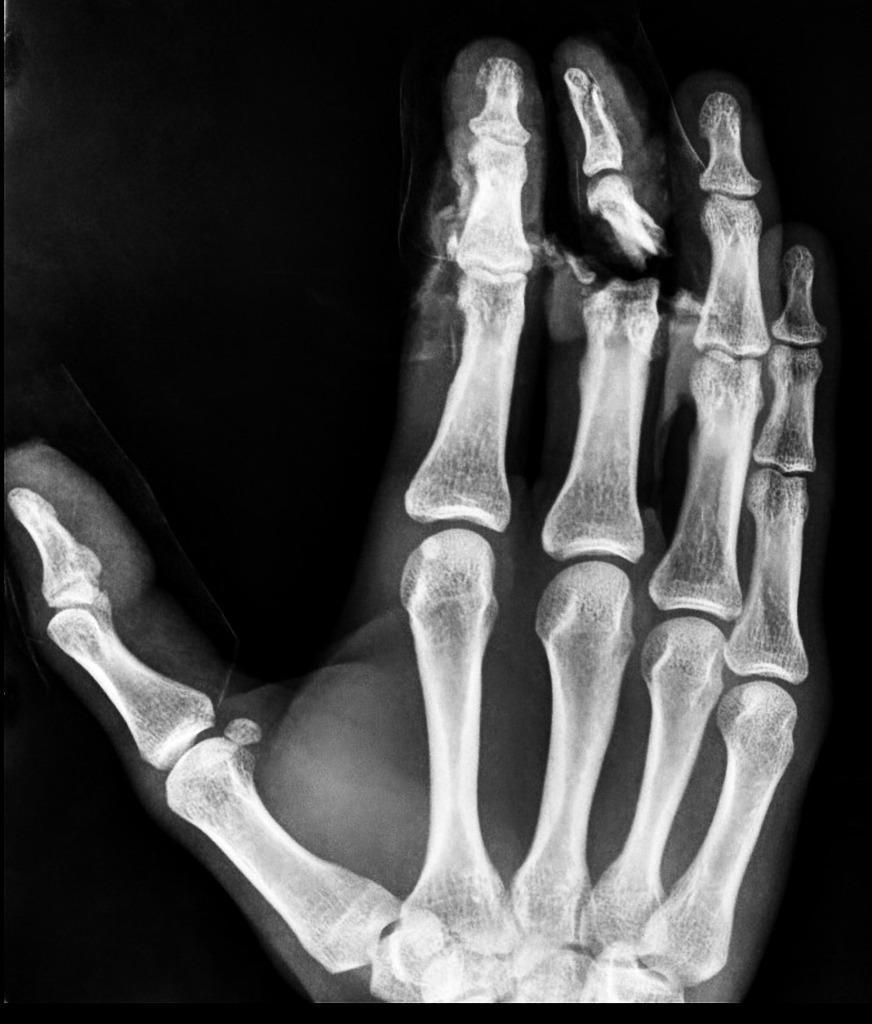
#> input picture manual/images/Fractured/F101.jpg, 872 x 1024 px, found by its file name
$ python main2.py
#> lines starting #> are read from the running program, lines starting #| are printed output that depends on the picture
### manual/pre_process.py
from ast import Import
from turtle import shape
from PIL import Image
import cv2
import numpy as np
import sys
from sklearn.linear_model import LinearRegression, LogisticRegression, Ridge
from sklearn.neighbors import KNeighborsRegressor
from sklearn.tree import DecisionTreeRegressor
from sklearn.ensemble import RandomForestClassifier
import pickle
from sklearn.metrics import classification_report


WIDTH = 310/2
HEIGHT = 568/2

size = (int(WIDTH), int(HEIGHT))

# [37 lines left out: functions resize_and_save, _reshape_img, _create_data, train_and_save, not called in this run]

def get_model(model_name):
    try:
        with open(model_name,"rb") as file:
            model= pickle.load(file)
            return model
    except FileNotFoundError:
        print("{} doesn't exist. Train and save a model first".format(model_name))
        sys.exit(0)

# [33 lines that do not run on import are left out]

    # print(classification_report(train_in_arr,train_out_arr))

### manual/main2.py

import cv2
import os
# from xml.dom import HierarchyRequestErr
import numpy as np
from pre_process import _reshape_img, get_model
import imp
from operator import imod
from unicodedata import category
import matplotlib.pyplot as plt
import pickle
import random
from sklearn.metrics import accuracy_score
from sklearn.model_selection import train_test_split
from scipy import rand
from sklearn.svm import SVC

img_name="F101"
model_name= "C:/Users/231327/OneDrive/Desktop/Bone-Fracture-Detection-master/ridge_model"
img_file= 'C:/Users/231327/OneDrive/Desktop/Bone-Fracture-Detection-master/manual/images/resized/{}'.format(img_name)
orig_img= 'C:/Users/231327/OneDrive/Desktop/Bone-Fracture-Detection-master/manual/images/Fractured/{}'.format(img_name)
try:
	img_t=cv2.imread(img_file+".JPG",cv2.IMREAD_COLOR)
#> img_t is the input picture: shape (1024, 872, 3); min 0, max 255, mean 70.6
	img=cv2.imread(orig_img+".JPG",cv2.IMREAD_COLOR)
	shape= img.shape
#> shape = (1024, 872, 3)
	img=cv2.resize(img,(600,600))
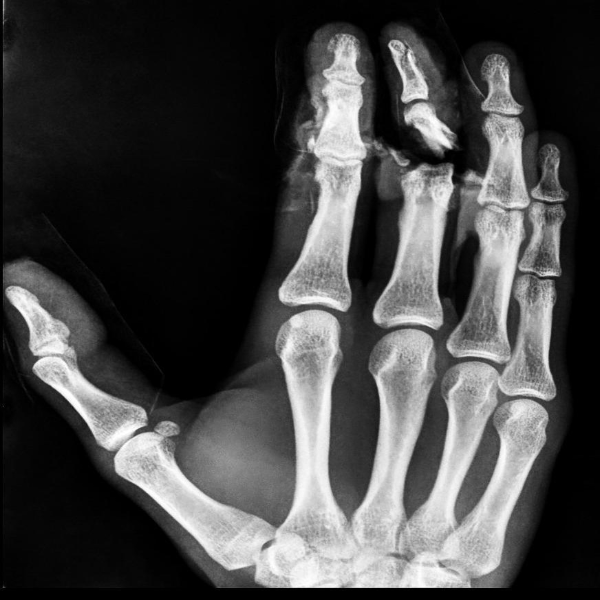
#> img: shape (600, 600, 3); min 0, max 255, mean 70.5
	cv2.imshow("Original Image",img)

except (AttributeError,FileNotFoundError):
	try:
		img_t=cv2.imread(img_file+".JPG",cv2.IMREAD_COLOR)
		img=cv2.imread(orig_img+".JPG",cv2.IMREAD_COLOR)
		shape=img.shape
	except (AttributeError,FileNotFoundError):
		img_t=cv2.imread(img_file+".png",cv2.IMREAD_COLOR)
		img=cv2.imread(orig_img+".png",cv2.IMREAD_COLOR)
		shape=img.shape

print("\nShape: ",shape)
#| Shape:  (1024, 872, 3)
print("\nSize: ",img.size)
#| Size:  1080000
print("\nDType: ",img.dtype)
#| DType:  uint8

def segment_img(_img,limit):
	for i in range(0,_img.shape[0]-1):
		for j in range(0,_img.shape[1]-1):
			if int(_img[i,j+1])-int(_img[i,j])>=limit:
				_img[i,j]=0
			elif(int(_img[i,j-1])-int(_img[i,j])>=limit):
				_img[i,j]=0

	return _img

gray=cv2.cvtColor(img,cv2.COLOR_BGR2GRAY) #2
# cv2.imshow("GrayEdited",gray) #1

# gray1=cv2.cvtColor(img,cv2.COLOR_BAYER_GR2BGR)
# cv2.imshow("GrayEdited1",gray1) #1


median = cv2.medianBlur(gray,5)

model= get_model(model_name)
#> (the program exits here)

$ run again, with manual/images/Fractured/F1.jpg copied over manual/images/Fractured/F101.jpg
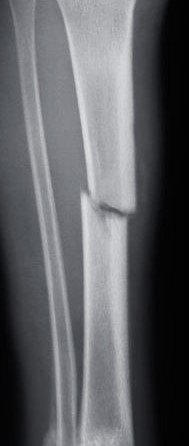
#> input picture manual/images/Fractured/F1.jpg, 189 x 446 px, found by its file name
#> img_t is the input picture: shape (446, 189, 3); mean B, G, R 99.5, 95.8, 94.9
#> `img=cv2.resize(img,(600,600))`:
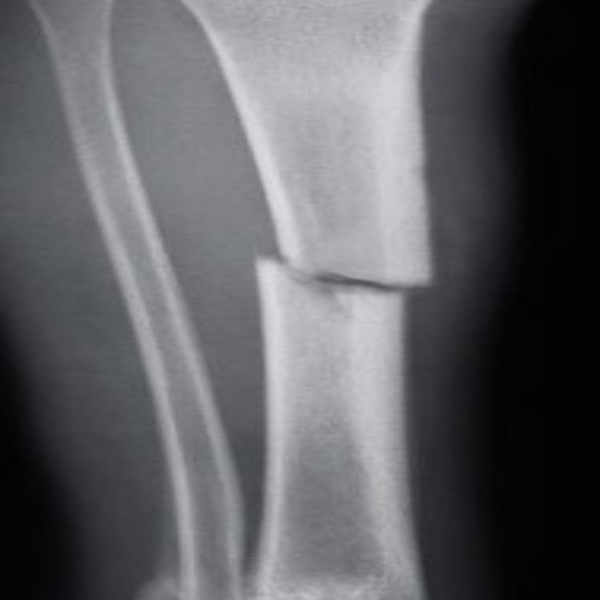
#> img: shape (600, 600, 3); mean B, G, R 99.4, 95.7, 94.8
#| Shape:  (446, 189, 3)
#| Size:  1080000
#| DType:  uint8

$ run again, with manual/images/Fractured/F10.JPG copied over manual/images/Fractured/F101.jpg
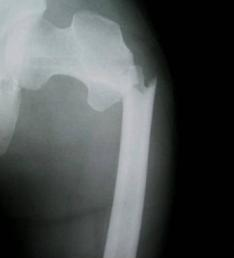
#> input picture manual/images/Fractured/F10.JPG, 234 x 258 px, found by its file name
#> img_t is the input picture: shape (258, 234, 3); mean B, G, R 81.1, 81, 76.6
#> `img=cv2.resize(img,(600,600))`:
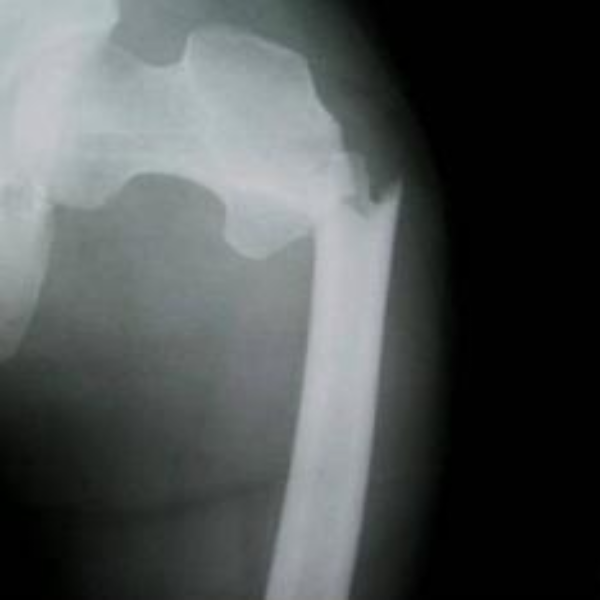
#> img: shape (600, 600, 3); mean B, G, R 81, 80.9, 76.5
#| Shape:  (258, 234, 3)
#| Size:  1080000
#| DType:  uint8

$ run again, with manual/images/Fractured/F100.JPG copied over manual/images/Fractured/F101.jpg
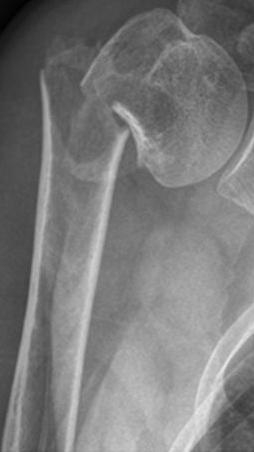
#> input picture manual/images/Fractured/F100.JPG, 254 x 452 px, found by its file name
#> img_t is the input picture: shape (452, 254, 3); min 0, max 235, mean 122.5
#> `img=cv2.resize(img,(600,600))`:
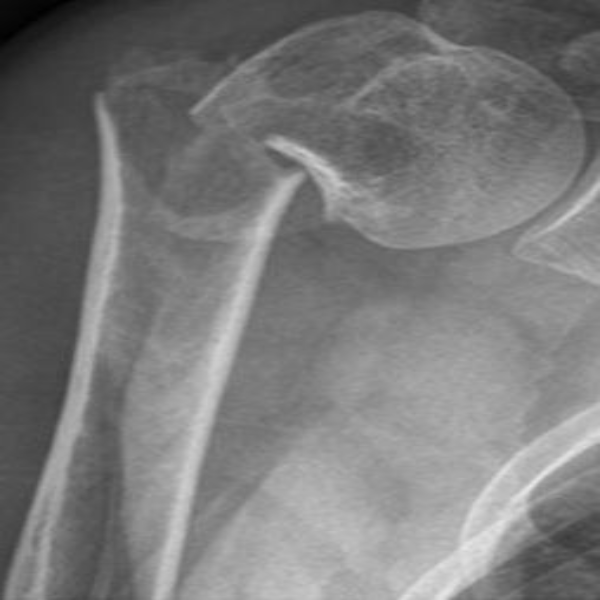
#> img: shape (600, 600, 3); min 0, max 234, mean 122.4
#| Shape:  (452, 254, 3)
#| Size:  1080000
#| DType:  uint8
